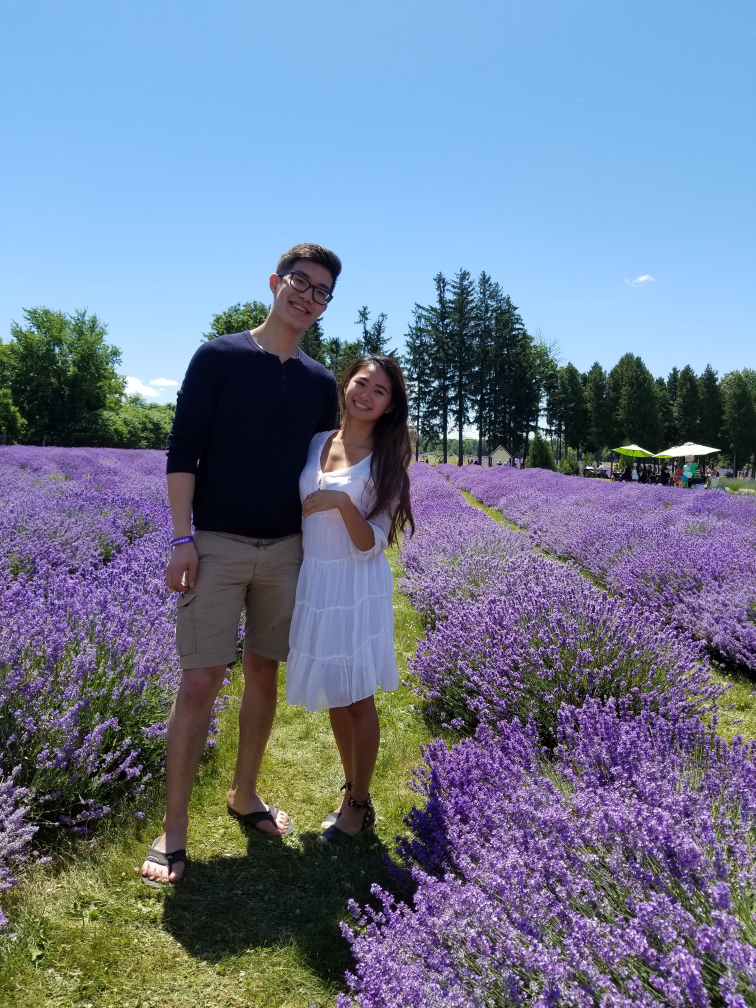
#> input picture tiles/20180707_130213(0).jpg, 3024 x 4032 px, given as the content of the folder tiles/20180707_130213(0).jpg, which was not available (shown at 1/4 size)
$ python target_processor.py 'tiles/20180707_130213(0).jpg' tiles/20180719_171900.jpg
#> lines starting #> are read from the running program, lines starting #| are printed output that depends on the picture; pictures that were not available may be replaced by others from this repository, and a replacement may not be noted
### tile_processor.py
import numpy as np
import os
import cv2 as cv
import sys
from progress import progress_bar


class TileProcessor:

    def __init__(self, tile_dimension):
        self.tile_dimension = tile_dimension

    # Generates 2 collections, one of rgb values represented by the tiles and
    # the other of reduced img arrays to be used for tiles
    def retrieve_tiles(self, img_collection_path):

#> called with img_collection_path = 'tiles/20180707_130213(0).jpg'
        collection_path = img_collection_path
        rgb_collection = {}
        scaled_images = {}

        for root, folders, files in os.walk(collection_path):
            for img_number, img in enumerate(files):

                file_path = os.path.join(root, img)
                img_array = cv.imread(file_path)
#> img_array is the input picture: shape (4032, 3024, 3); mean B, G, R 145.8, 122.6, 110.1

                # Non supported image types will result in the image being read to be None
                if(img_array is None):
                    continue

                # [5 lines of commented-out code are left out]


                progress_bar(img_number, len(files), "Loading Tiles")

                avg_rgb, reduced_img_array = self.process(img_array, self.tile_dimension)

                if avg_rgb in rgb_collection:
                    rgb_collection[avg_rgb].append(img)
                    scaled_images[img] = (reduced_img_array)
                else:
                    rgb_collection[avg_rgb] = [img]
                    scaled_images[img] = (reduced_img_array)

        return (rgb_collection, scaled_images)

    # Separate method to prep the individual image into a tile and collect the average rgb value
    def process(self, img_rgb_array, tile_size):
        reduced_dim_img = downscale(img_rgb_array, tile_size)
        rgb_avg = int(np.array(reduced_dim_img).mean(axis=(0, 1, 2)))
        return (rgb_avg, reduced_dim_img)


    #TODO create a more accurate rgb algorithm other than just the rgb average

# Reduces the dimension of the given image to tile size
def downscale(img_array, tile_size):
#> called with tile_size = 50
    return cv.resize(img_array, dsize=(tile_size, tile_size), interpolation=cv.INTER_AREA)
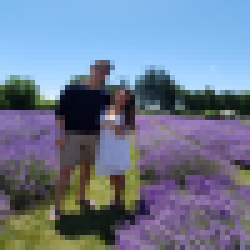
#> returned value: shape (50, 50, 3) (shown 5 times larger); mean of channels 0, 1, 2 145.8, 122.6, 110.1; drawn as B, G, R
#> in process, `rgb_avg = int(np.array(reduced_dim_img).mean(axis=(0, 1, 2)))`: rgb_avg = 126


# [6 lines that do not run on import are left out]

### progress.py
import sys
from time import sleep

def progress_bar(current_val, total_val ,message):
    completion_rate = int(10*(current_val/total_val))
    sys.stdout.write("\r{0}:[ {1} ]".format(message,"#"*completion_rate))
    sys.stdout.flush()

### target_processor.py
import numpy as np
import cv2 as cv
import os
import sys
import random
from time import sleep
from progress import progress_bar
from tile_processor import TileProcessor


class TargetProcessor:
    def __init__(self, target_path):
        self.target_path = target_path

    #Takes the target image and generates the photoBit through a collection of rgb values
    #associated with a collection of image arrays that are organized by overall rgb value
    def render_target(self, rgb_to_img_dict, reduced_img_arr_dict, tile_size):

#> called with tile_size = 50
        img = cv.imread(self.target_path)
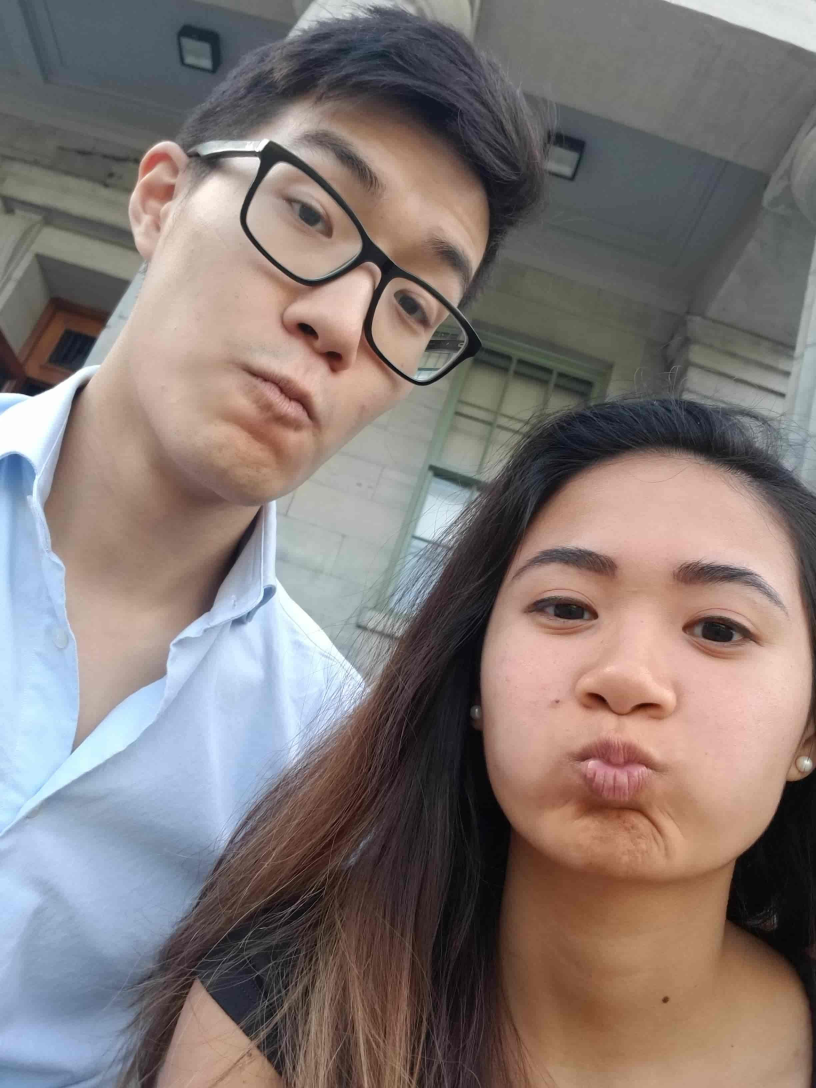
#> input picture tiles/20180719_171900.jpg, 2448 x 3264 px (shown at 1/3 size)
#> img is the input picture: shape (3264, 2448, 3); mean B, G, R 117.2, 120.1, 131

        if(img is None):
            print("Error in target image: Invalid path or file")
            return 0

        img_height = len(img)
#> img_height = 3264
        img_width = len(img[0])
#> img_width = 2448


        # Reminder that the images are in (height,width,rgb),
        for y_col in range(tile_size, img_width, tile_size):
            for x_row in range(tile_size, img_height, tile_size):

                height_pixel_range = y_col-tile_size
                width_pixel_range = x_row-tile_size
                pixel_arr = img[width_pixel_range:x_row, height_pixel_range:y_col]

                pixel_avg = pixel_arr.mean()
                matching_img = match_rgb_img(pixel_avg, rgb_to_img_dict, reduced_img_arr_dict)

                # print(matching_img)
                # print(matching_img.shape)

                img[width_pixel_range:x_row, height_pixel_range:y_col] = matching_img
            progress_bar(y_col*img_height, img_width*img_height, "Rendering Target Image: ")
#> this loop made 48 passes
#> completion_rate in progress_bar on passes 1 to 2: 0, 0
#| Rendering Target Image: :[  ]
#| Rendering Target Image: :[  ]
#| Rendering Target Image: :[  ]
#| Rendering Target Image: :[  ]
#| Rendering Target Image: :[ # ]
#| Rendering Target Image: :[ # ]
#| Rendering Target Image: :[ # ]
#| Rendering Target Image: :[ # ]
#> (further printed lines are left out)
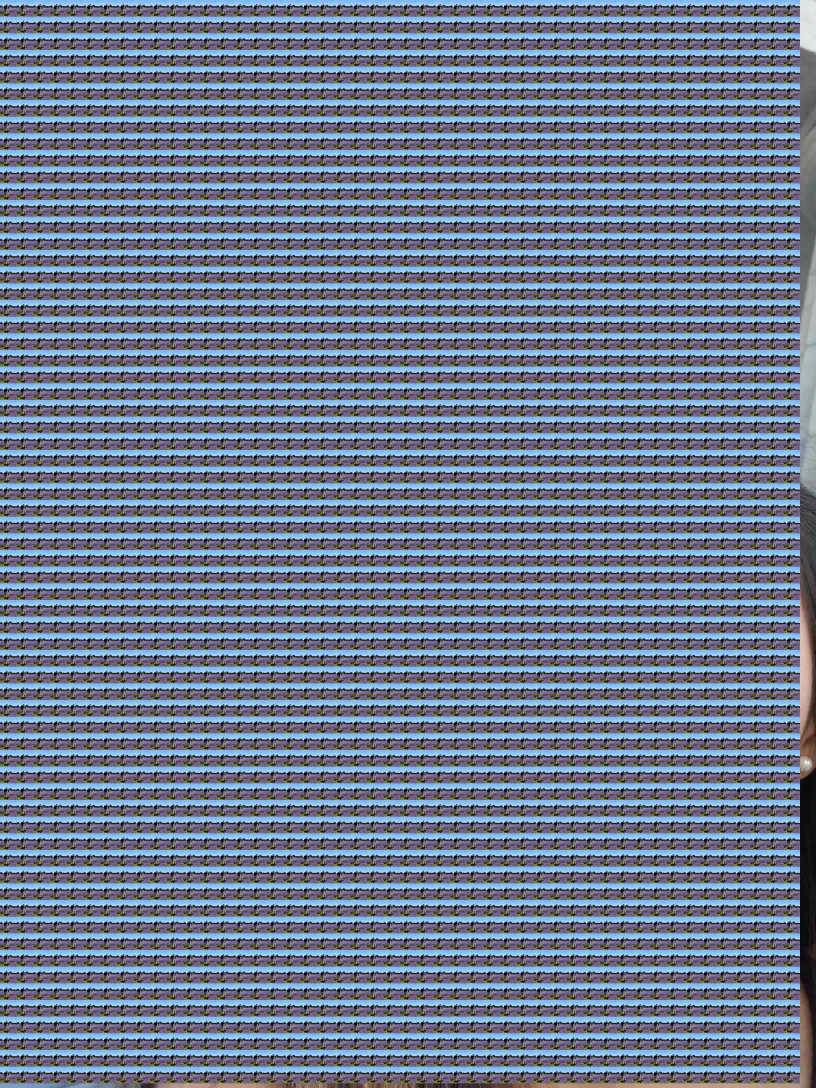
#> img: shape (3264, 2448, 3) (shown at 1/3 size); mean B, G, R 144.7, 122.2, 110.1

        return img

# Finds the closest rgb average value that our original
# image has so that we can insert the appropriate image
def match_rgb_img(pixel_avg, rgb_to_img_dict, img_arr_collection):

    rgb_values = np.fromiter(rgb_to_img_dict.keys(), dtype=float)
    matching_rgb_index = (np.abs(rgb_values-pixel_avg)).argmin()
    closest_rgb_val = rgb_values[matching_rgb_index]
    rgb_img_name = random.choice(rgb_to_img_dict[closest_rgb_val])
    return img_arr_collection[rgb_img_name]


if __name__ == '__main__':
    if(len(sys.argv)<3):
        print("Please provide the following command format: \npython photoBit.py <target image path> <tile directory path>")
    else:
        tiles = TileProcessor(50).retrieve_tiles(sys.argv[1])
        processor = TargetProcessor(sys.argv[2]).render_target(tiles[0], tiles[1], 50)
